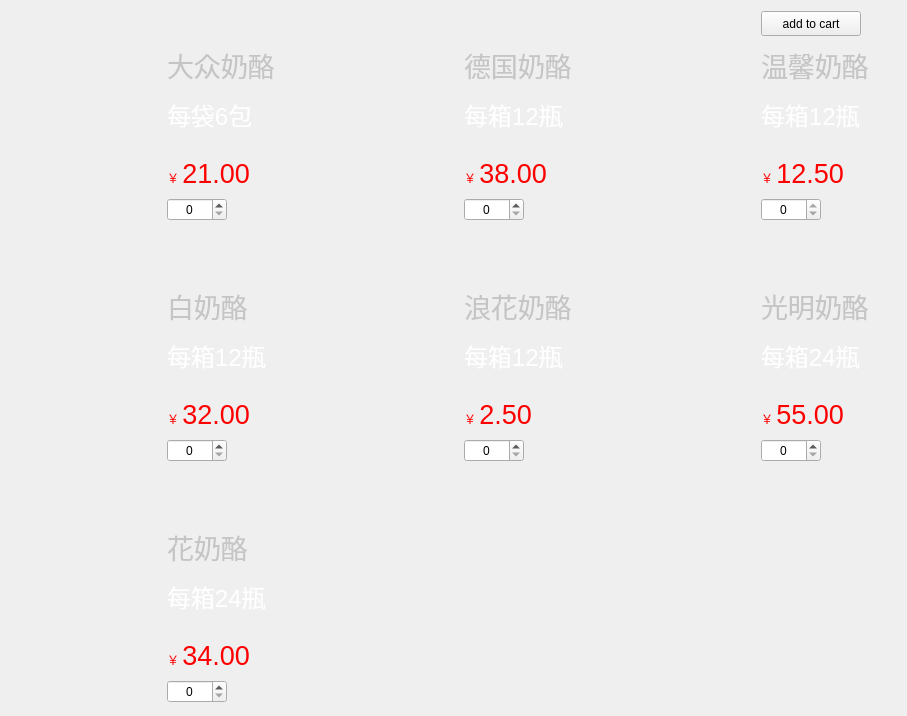
                         <widget class="QWidget" name="scrollAreaWidgetContents_8">
                          <property name="geometry">
                           <rect>
                            <x>0</x>
                            <y>0</y>
                            <width>903</width>
                            <height>716</height>
                           </rect>
                          </property>
                          <layout class="QGridLayout" name="gridLayout_10">
                           <item row="1" column="3">
                            <widget class="QLabel" name="label_113">
                             <property name="minimumSize">
                              <size>
                               <width>135</width>
                               <height>0</height>
                              </size>
                             </property>
                             <property name="maximumSize">
                              <size>
                               <width>135</width>
                               <height>16777215</height>
                              </size>
                             </property>
                             <property name="text">
                              <string>&lt;html&gt;&lt;head/&gt;&lt;body&gt;&lt;p&gt;&lt;span style=&quot; font-size:20pt; color:#c5c5c5;&quot;&gt;德国奶酪&lt;/span&gt;&lt;/p&gt;&lt;p&gt;&lt;span style=&quot; font-size:18pt; color:#ffffff;&quot;&gt;每箱12瓶&lt;/span&gt;&lt;br/&gt;&lt;/p&gt;&lt;p&gt;&lt;span style=&quot; color:#ff0000;&quot;&gt;￥ &lt;/span&gt;&lt;span style=&quot; font-size:20pt; color:#ff0000;&quot;&gt;38.00&lt;/span&gt;&lt;/p&gt;&lt;/body&gt;&lt;/html&gt;</string>
                             </property>
                            </widget>
                           </item>
                           <item row="7" column="1">
                            <widget class="QLabel" name="label_125">
                             <property name="minimumSize">
                              <size>
                               <width>135</width>
                               <height>0</height>
                              </size>
                             </property>
                             <property name="maximumSize">
                              <size>
                               <width>135</width>
                               <height>16777215</height>
                              </size>
                             </property>
                             <property name="text">
                              <string>&lt;html&gt;&lt;head/&gt;&lt;body&gt;&lt;p&gt;&lt;span style=&quot; font-size:20pt; color:#c5c5c5;&quot;&gt;花奶酪&lt;/span&gt;&lt;/p&gt;&lt;p&gt;&lt;span style=&quot; font-size:18pt; color:#ffffff;&quot;&gt;每箱24瓶&lt;/span&gt;&lt;br/&gt;&lt;/p&gt;&lt;p&gt;&lt;span style=&quot; color:#ff0000;&quot;&gt;￥ &lt;/span&gt;&lt;span style=&quot; font-size:20pt; color:#ff0000;&quot;&gt;34.00&lt;/span&gt;&lt;/p&gt;&lt;/body&gt;&lt;/html&gt;</string>
                             </property>
                            </widget>
                           </item>
                           <item row="3" column="1">
                            <widget class="QLabel" name="label_122">
                             <property name="minimumSize">
                              <size>
                               <width>0</width>
                               <height>50</height>
                              </size>
                             </property>
                             <property name="maximumSize">
                              <size>
                               <width>16777215</width>
                               <height>50</height>
                              </size>
                             </property>
                             <property name="text">
                              <string/>
                             </property>
                            </widget>
                           </item>
                           <item row="4" column="4">
                            <widget class="QLabel" name="label_120">
                             <property name="minimumSize">
                              <size>
                               <width>150</width>
                               <height>150</height>
                              </size>
                             </property>
                             <property name="maximumSize">
                              <size>
                               <width>150</width>
                               <height>150</height>
                              </size>
                             </property>
                             <property name="text">
                              <string/>
                             </property>
                             <property name="pixmap">
                              <pixmap resource="resources.qrc">:/images/images/images/59_光明奶酪.png</pixmap>
                             </property>
                            </widget>
                           </item>
                           <item row="5" column="3">
                            <widget class="QSpinBox" name="spinlhnl">
                             <property name="maximumSize">
                              <size>
                               <width>60</width>
                               <height>16777215</height>
                              </size>
                             </property>
                             <property name="styleSheet">
                              <string notr="true">QTimeEdit::up-button,QDoubleSpinBox::up-button,QSpinBox::up-button {subcontrol-origin:border;
    subcontrol-position:right;
	image: url(:/icons/images/icons/cil-plus.png);
    width: 12px;
    height: 20px;       
}
QTimeEdit::down-button,QDoubleSpinBox::down-button,QSpinBox::down-button {subcontrol-origin:border;
    subcontrol-position:left;
image: url(:/icons/images/icons/cil-minus.png);;
    width: 12px;
    height: 20px;
}
/*按钮按下样式*/
QTimeEdit::up-button:pressed,QDoubleSpinBox::up-button:pressed,QSpinBox::up-button:pressed{subcontrol-origin:border;
    subcontrol-position:right;
image: url(:/icons/images/icons/cil-plus.png);
    width: 12px;
    height: 20px;       
}
  
QTimeEdit::down-button:pressed,QDoubleSpinBox::down-button:pressed,QSpinBox::down-button:pressed,QSpinBox::down-button:pressed{
    subcontrol-position:left;
image: url(:/icons/images/icons/cil-minus.png);
    width: 12px;
    height: 20px;
}

</string>
                             </property>
                             <property name="alignment">
                              <set>Qt::AlignCenter</set>
                             </property>
                             <property name="maximum">
                              <number>112</number>
                             </property>
                            </widget>
                           </item>
                           <item row="2" column="5">
                            <widget class="QSpinBox" name="spinwxnl">
                             <property name="maximumSize">
                              <size>
                               <width>60</width>
                               <height>16777215</height>
                              </size>
                             </property>
                             <property name="styleSheet">
                              <string notr="true">QTimeEdit::up-button,QDoubleSpinBox::up-button,QSpinBox::up-button {subcontrol-origin:border;
    subcontrol-position:right;
	image: url(:/icons/images/icons/cil-plus.png);
    width: 12px;
    height: 20px;       
}
QTimeEdit::down-button,QDoubleSpinBox::down-button,QSpinBox::down-button {subcontrol-origin:border;
    subcontrol-position:left;
image: url(:/icons/images/icons/cil-minus.png);;
    width: 12px;
    height: 20px;
}
/*按钮按下样式*/
QTimeEdit::up-button:pressed,QDoubleSpinBox::up-button:pressed,QSpinBox::up-button:pressed{subcontrol-origin:border;
    subcontrol-position:right;
image: url(:/icons/images/icons/cil-plus.png);
    width: 12px;
    height: 20px;       
}
  
QTimeEdit::down-button:pressed,QDoubleSpinBox::down-button:pressed,QSpinBox::down-button:pressed,QSpinBox::down-button:pressed{
    subcontrol-position:left;
image: url(:/icons/images/icons/cil-minus.png);
    width: 12px;
    height: 20px;
}

</string>
                             </property>
                             <property name="alignment">
                              <set>Qt::AlignCenter</set>
                             </property>
                             <property name="maximum">
                              <number>0</number>
                             </property>
                            </widget>
                           </item>
                           <item row="5" column="1">
                            <widget class="QSpinBox" name="spinbnl">
                             <property name="maximumSize">
                              <size>
                               <width>60</width>
                               <height>16777215</height>
                              </size>
                             </property>
                             <property name="styleSheet">
                              <string notr="true">QTimeEdit::up-button,QDoubleSpinBox::up-button,QSpinBox::up-button {subcontrol-origin:border;
    subcontrol-position:right;
	image: url(:/icons/images/icons/cil-plus.png);
    width: 12px;
    height: 20px;       
}
QTimeEdit::down-button,QDoubleSpinBox::down-button,QSpinBox::down-button {subcontrol-origin:border;
    subcontrol-position:left;
image: url(:/icons/images/icons/cil-minus.png);;
    width: 12px;
    height: 20px;
}
/*按钮按下样式*/
QTimeEdit::up-button:pressed,QDoubleSpinBox::up-button:pressed,QSpinBox::up-button:pressed{subcontrol-origin:border;
    subcontrol-position:right;
image: url(:/icons/images/icons/cil-plus.png);
    width: 12px;
    height: 20px;       
}
  
QTimeEdit::down-button:pressed,QDoubleSpinBox::down-button:pressed,QSpinBox::down-button:pressed,QSpinBox::down-button:pressed{
    subcontrol-position:left;
image: url(:/icons/images/icons/cil-minus.png);
    width: 12px;
    height: 20px;
}

</string>
                             </property>
                             <property name="alignment">
                              <set>Qt::AlignCenter</set>
                             </property>
                             <property name="maximum">
                              <number>9</number>
                             </property>
                            </widget>
                           </item>
                           <item row="6" column="1">
                            <widget class="QLabel" name="label_123">
                             <property name="minimumSize">
                              <size>
                               <width>0</width>
                               <height>50</height>
                              </size>
                             </property>
                             <property name="maximumSize">
                              <size>
                               <width>16777215</width>
                               <height>50</height>
                              </size>
                             </property>
                             <property name="text">
                              <string/>
                             </property>
                            </widget>
                           </item>
                           <item row="2" column="3">
                            <widget class="QSpinBox" name="spindgnl">
                             <property name="maximumSize">
                              <size>
                               <width>60</width>
                               <height>16777215</height>
                              </size>
                             </property>
                             <property name="styleSheet">
                              <string notr="true">QTimeEdit::up-button,QDoubleSpinBox::up-button,QSpinBox::up-button {subcontrol-origin:border;
    subcontrol-position:right;
	image: url(:/icons/images/icons/cil-plus.png);
    width: 12px;
    height: 20px;       
}
QTimeEdit::down-button,QDoubleSpinBox::down-button,QSpinBox::down-button {subcontrol-origin:border;
    subcontrol-position:left;
image: url(:/icons/images/icons/cil-minus.png);;
    width: 12px;
    height: 20px;
}
/*按钮按下样式*/
QTimeEdit::up-button:pressed,QDoubleSpinBox::up-button:pressed,QSpinBox::up-button:pressed{subcontrol-origin:border;
    subcontrol-position:right;
image: url(:/icons/images/icons/cil-plus.png);
    width: 12px;
    height: 20px;       
}
  
QTimeEdit::down-button:pressed,QDoubleSpinBox::down-button:pressed,QSpinBox::down-button:pressed,QSpinBox::down-button:pressed{
    subcontrol-position:left;
image: url(:/icons/images/icons/cil-minus.png);
    width: 12px;
    height: 20px;
}

</string>
                             </property>
                             <property name="alignment">
                              <set>Qt::AlignCenter</set>
                             </property>
                             <property name="maximum">
                              <number>86</number>
                             </property>
                            </widget>
                           </item>
                           <item row="1" column="1">
                            <widget class="QLabel" name="label_109">
                             <property name="minimumSize">
                              <size>
                               <width>135</width>
                               <height>0</height>
                              </size>
                             </property>
                             <property name="maximumSize">
                              <size>
                               <width>135</width>
                               <height>16777215</height>
                              </size>
                             </property>
                             <property name="text">
                              <string>&lt;html&gt;&lt;head/&gt;&lt;body&gt;&lt;p&gt;&lt;span style=&quot; font-size:20pt; color:#c5c5c5;&quot;&gt;大众奶酪&lt;/span&gt;&lt;/p&gt;&lt;p&gt;&lt;span style=&quot; font-size:18pt; color:#ffffff;&quot;&gt;每袋6包&lt;/span&gt;&lt;br/&gt;&lt;/p&gt;&lt;p&gt;&lt;span style=&quot; color:#ff0000;&quot;&gt;￥ &lt;/span&gt;&lt;span style=&quot; font-size:20pt; color:#ff0000;&quot;&gt;21.00&lt;/span&gt;&lt;/p&gt;&lt;/body&gt;&lt;/html&gt;</string>
                             </property>
                            </widget>
                           </item>
                           <item row="1" column="5">
                            <widget class="QLabel" name="label_115">
                             <property name="minimumSize">
                              <size>
                               <width>135</width>
                               <height>0</height>
                              </size>
                             </property>
                             <property name="maximumSize">
                              <size>
                               <width>135</width>
                               <height>16777215</height>
                              </size>
                             </property>
                             <property name="text">
                              <string>&lt;html&gt;&lt;head/&gt;&lt;body&gt;&lt;p&gt;&lt;span style=&quot; font-size:20pt; color:#c5c5c5;&quot;&gt;温馨奶酪&lt;/span&gt;&lt;/p&gt;&lt;p&gt;&lt;span style=&quot; font-size:18pt; color:#ffffff;&quot;&gt;每箱12瓶&lt;/span&gt;&lt;br/&gt;&lt;/p&gt;&lt;p&gt;&lt;span style=&quot; color:#ff0000;&quot;&gt;￥ &lt;/span&gt;&lt;span style=&quot; font-size:20pt; color:#ff0000;&quot;&gt;12.50&lt;/span&gt;&lt;/p&gt;&lt;/body&gt;&lt;/html&gt;</string>
                             </property>
                            </widget>
                           </item>
                           <item row="4" column="1">
                            <widget class="QLabel" name="label_117">
                             <property name="minimumSize">
                              <size>
                               <width>135</width>
                               <height>0</height>
                              </size>
                             </property>
                             <property name="maximumSize">
                              <size>
                               <width>135</width>
                               <height>16777215</height>
                              </size>
                             </property>
                             <property name="text">
                              <string>&lt;html&gt;&lt;head/&gt;&lt;body&gt;&lt;p&gt;&lt;span style=&quot; font-size:20pt; color:#c5c5c5;&quot;&gt;白奶酪&lt;/span&gt;&lt;/p&gt;&lt;p&gt;&lt;span style=&quot; font-size:18pt; color:#ffffff;&quot;&gt;每箱12瓶&lt;/span&gt;&lt;br/&gt;&lt;/p&gt;&lt;p&gt;&lt;span style=&quot; color:#ff0000;&quot;&gt;￥ &lt;/span&gt;&lt;span style=&quot; font-size:20pt; color:#ff0000;&quot;&gt;32.00&lt;/span&gt;&lt;/p&gt;&lt;/body&gt;&lt;/html&gt;</string>
                             </property>
                            </widget>
                           </item>
                           <item row="2" column="1">
                            <widget class="QSpinBox" name="spindznl">
                             <property name="maximumSize">
                              <size>
                               <width>60</width>
                               <height>16777215</height>
                              </size>
                             </property>
                             <property name="styleSheet">
                              <string notr="true">QTimeEdit::up-button,QDoubleSpinBox::up-button,QSpinBox::up-button {subcontrol-origin:border;
    subcontrol-position:right;
	image: url(:/icons/images/icons/cil-plus.png);
    width: 12px;
    height: 20px;       
}
QTimeEdit::down-button,QDoubleSpinBox::down-button,QSpinBox::down-button {subcontrol-origin:border;
    subcontrol-position:left;
image: url(:/icons/images/icons/cil-minus.png);;
    width: 12px;
    height: 20px;
}
/*按钮按下样式*/
QTimeEdit::up-button:pressed,QDoubleSpinBox::up-button:pressed,QSpinBox::up-button:pressed{subcontrol-origin:border;
    subcontrol-position:right;
image: url(:/icons/images/icons/cil-plus.png);
    width: 12px;
    height: 20px;       
}
  
QTimeEdit::down-button:pressed,QDoubleSpinBox::down-button:pressed,QSpinBox::down-button:pressed,QSpinBox::down-button:pressed{
    subcontrol-position:left;
image: url(:/icons/images/icons/cil-minus.png);
    width: 12px;
    height: 20px;
}

</string>
                             </property>
                             <property name="alignment">
                              <set>Qt::AlignCenter</set>
                             </property>
                             <property name="maximum">
                              <number>22</number>
                             </property>
                            </widget>
                           </item>
                           <item row="1" column="4">
                            <widget class="QLabel" name="label_114">
                             <property name="minimumSize">
                              <size>
                               <width>150</width>
                               <height>150</height>
                              </size>
                             </property>
                             <property name="maximumSize">
                              <size>
                               <width>150</width>
                               <height>150</height>
                              </size>
                             </property>
                             <property name="text">
                              <string/>
                             </property>
                             <property name="pixmap">
                              <pixmap resource="resources.qrc">:/images/images/images/31_温馨奶酪.png</pixmap>
                             </property>
                            </widget>
                           </item>
                           <item row="4" column="2">
                            <widget class="QLabel" name="label_118">
                             <property name="minimumSize">
                              <size>
                               <width>150</width>
                               <height>150</height>
                              </size>
                             </property>
                             <property name="maximumSize">
                              <size>
                               <width>150</width>
                               <height>150</height>
                              </size>
                             </property>
                             <property name="text">
                              <string/>
                             </property>
                             <property name="pixmap">
                              <pixmap resource="resources.qrc">:/images/images/images/33_浪花奶酪.png</pixmap>
                             </property>
                            </widget>
                           </item>
                           <item row="1" column="2">
                            <widget class="QLabel" name="label_112">
                             <property name="minimumSize">
                              <size>
                               <width>150</width>
                               <height>150</height>
                              </size>
                             </property>
                             <property name="maximumSize">
                              <size>
                               <width>150</width>
                               <height>150</height>
                              </size>
                             </property>
                             <property name="text">
                              <string/>
                             </property>
                             <property name="pixmap">
                              <pixmap resource="resources.qrc">:/images/images/images/12_德国奶酪.png</pixmap>
                             </property>
                            </widget>
                           </item>
                           <item row="7" column="0">
                            <widget class="QLabel" name="label_124">
                             <property name="minimumSize">
                              <size>
                               <width>150</width>
                               <height>150</height>
                              </size>
                             </property>
                             <property name="maximumSize">
                              <size>
                               <width>150</width>
                               <height>150</height>
                              </size>
                             </property>
                             <property name="text">
                              <string/>
                             </property>
                             <property name="pixmap">
                              <pixmap resource="resources.qrc">:/images/images/images/60_花奶酪.png</pixmap>
                             </property>
                            </widget>
                           </item>
                           <item row="4" column="0">
                            <widget class="QLabel" name="label_116">
                             <property name="minimumSize">
                              <size>
                               <width>150</width>
                               <height>150</height>
                              </size>
                             </property>
                             <property name="maximumSize">
                              <size>
                               <width>150</width>
                               <height>150</height>
                              </size>
                             </property>
                             <property name="text">
                              <string/>
                             </property>
                             <property name="pixmap">
                              <pixmap resource="resources.qrc">:/images/images/images/32_白奶酪.png</pixmap>
                             </property>
                            </widget>
                           </item>
                           <item row="8" column="1">
                            <widget class="QSpinBox" name="spinhnl">
                             <property name="maximumSize">
                              <size>
                               <width>60</width>
                               <height>16777215</height>
                              </size>
                             </property>
                             <property name="styleSheet">
                              <string notr="true">QTimeEdit::up-button,QDoubleSpinBox::up-button,QSpinBox::up-button {subcontrol-origin:border;
    subcontrol-position:right;
	image: url(:/icons/images/icons/cil-plus.png);
    width: 12px;
    height: 20px;       
}
QTimeEdit::down-button,QDoubleSpinBox::down-button,QSpinBox::down-button {subcontrol-origin:border;
    subcontrol-position:left;
image: url(:/icons/images/icons/cil-minus.png);;
    width: 12px;
    height: 20px;
}
/*按钮按下样式*/
QTimeEdit::up-button:pressed,QDoubleSpinBox::up-button:pressed,QSpinBox::up-button:pressed{subcontrol-origin:border;
    subcontrol-position:right;
image: url(:/icons/images/icons/cil-plus.png);
    width: 12px;
    height: 20px;       
}
  
QTimeEdit::down-button:pressed,QDoubleSpinBox::down-button:pressed,QSpinBox::down-button:pressed,QSpinBox::down-button:pressed{
    subcontrol-position:left;
image: url(:/icons/images/icons/cil-minus.png);
    width: 12px;
    height: 20px;
}

</string>
                             </property>
                             <property name="alignment">
                              <set>Qt::AlignCenter</set>
                             </property>
                             <property name="maximum">
                              <number>19</number>
                             </property>
                            </widget>
                           </item>
                           <item row="4" column="5">
                            <widget class="QLabel" name="label_121">
                             <property name="minimumSize">
                              <size>
                               <width>135</width>
                               <height>0</height>
                              </size>
                             </property>
                             <property name="maximumSize">
                              <size>
                               <width>135</width>
                               <height>16777215</height>
                              </size>
                             </property>
                             <property name="text">
                              <string>&lt;html&gt;&lt;head/&gt;&lt;body&gt;&lt;p&gt;&lt;span style=&quot; font-size:20pt; color:#c5c5c5;&quot;&gt;光明奶酪&lt;/span&gt;&lt;/p&gt;&lt;p&gt;&lt;span style=&quot; font-size:18pt; color:#ffffff;&quot;&gt;每箱24瓶&lt;/span&gt;&lt;br/&gt;&lt;/p&gt;&lt;p&gt;&lt;span style=&quot; color:#ff0000;&quot;&gt;￥ &lt;/span&gt;&lt;span style=&quot; font-size:20pt; color:#ff0000;&quot;&gt;55.00&lt;/span&gt;&lt;/p&gt;&lt;/body&gt;&lt;/html&gt;</string>
                             </property>
                            </widget>
                           </item>
                           <item row="1" column="0">
                            <widget class="QLabel" name="label_108">
                             <property name="minimumSize">
                              <size>
                               <width>150</width>
                               <height>150</height>
                              </size>
                             </property>
                             <property name="maximumSize">
                              <size>
                               <width>150</width>
                               <height>150</height>
                              </size>
                             </property>
                             <property name="text">
                              <string/>
                             </property>
                             <property name="pixmap">
                              <pixmap resource="resources.qrc">:/images/images/images/11_大众奶酪.png</pixmap>
                             </property>
                            </widget>
                           </item>
                           <item row="4" column="3">
                            <widget class="QLabel" name="label_119">
                             <property name="minimumSize">
                              <size>
                               <width>135</width>
                               <height>0</height>
                              </size>
                             </property>
                             <property name="maximumSize">
                              <size>
                               <width>135</width>
                               <height>16777215</height>
                              </size>
                             </property>
                             <property name="text">
                              <string>&lt;html&gt;&lt;head/&gt;&lt;body&gt;&lt;p&gt;&lt;span style=&quot; font-size:20pt; color:#c5c5c5;&quot;&gt;浪花奶酪&lt;/span&gt;&lt;/p&gt;&lt;p&gt;&lt;span style=&quot; font-size:18pt; color:#ffffff;&quot;&gt;每箱12瓶&lt;/span&gt;&lt;br/&gt;&lt;/p&gt;&lt;p&gt;&lt;span style=&quot; color:#ff0000;&quot;&gt;￥ &lt;/span&gt;&lt;span style=&quot; font-size:20pt; color:#ff0000;&quot;&gt;2.50&lt;/span&gt;&lt;/p&gt;&lt;/body&gt;&lt;/html&gt;</string>
                             </property>
                            </widget>
                           </item>
                           <item row="5" column="5">
                            <widget class="QSpinBox" name="spingmnl">
                             <property name="maximumSize">
                              <size>
                               <width>60</width>
                               <height>16777215</height>
                              </size>
                             </property>
                             <property name="styleSheet">
                              <string notr="true">QTimeEdit::up-button,QDoubleSpinBox::up-button,QSpinBox::up-button {subcontrol-origin:border;
    subcontrol-position:right;
	image: url(:/icons/images/icons/cil-plus.png);
    width: 12px;
    height: 20px;       
}
QTimeEdit::down-button,QDoubleSpinBox::down-button,QSpinBox::down-button {subcontrol-origin:border;
    subcontrol-position:left;
image: url(:/icons/images/icons/cil-minus.png);;
    width: 12px;
    height: 20px;
}
/*按钮按下样式*/
QTimeEdit::up-button:pressed,QDoubleSpinBox::up-button:pressed,QSpinBox::up-button:pressed{subcontrol-origin:border;
    subcontrol-position:right;
image: url(:/icons/images/icons/cil-plus.png);
    width: 12px;
    height: 20px;       
}
  
QTimeEdit::down-button:pressed,QDoubleSpinBox::down-button:pressed,QSpinBox::down-button:pressed,QSpinBox::down-button:pressed{
    subcontrol-position:left;
image: url(:/icons/images/icons/cil-minus.png);
    width: 12px;
    height: 20px;
}

</string>
                             </property>
                             <property name="alignment">
                              <set>Qt::AlignCenter</set>
                             </property>
                             <property name="maximum">
                              <number>79</number>
                             </property>
                            </widget>
                           </item>
                           <item row="0" column="5">
                            <widget class="QPushButton" name="btn_ryp">
                             <property name="minimumSize">
                              <size>
                               <width>100</width>
                               <height>25</height>
                              </size>
                             </property>
                             <property name="maximumSize">
                              <size>
                               <width>100</width>
                               <height>25</height>
                              </size>
                             </property>
                             <property name="styleSheet">
                              <string notr="true">QPushButton:hover {
background-color: rgb(155, 155, 155);
font: 12pt &quot;Times New Roman&quot;;
border-color: rgb(255, 255, 255);
}
QPushButton:pressed {
font: 12pt &quot;Times New Roman&quot;;
border-color: rgb(255, 255, 255);
background-color: rgb(180, 180, 180);
}
QPushButton{
font: 12pt &quot;Times New Roman&quot;;
border-color: rgb(255, 255, 255);
}
</string>
                             </property>
                             <property name="text">
                              <string>add to cart</string>
                             </property>
                            </widget>
                           </item>
                          </layout>
                         </widget>
